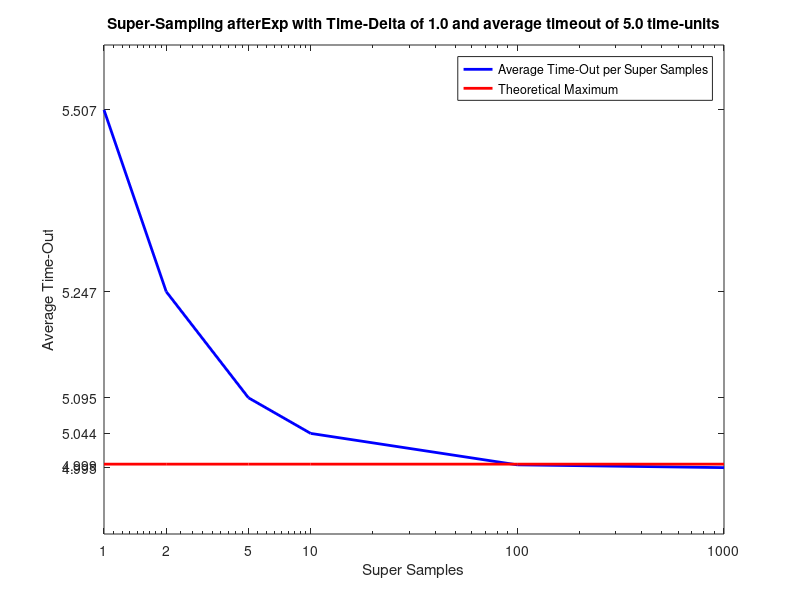

Write MATLAB code to recreate this figure.
dtAvgs = [
1,5.507;
2,5.247;
5,5.095;
10,5.044;
100,4.999;
1000,4.995;
];
eventTime = 5.0;
ss = dtAvgs (:, 1);
avg = dtAvgs (:, 2);
n = length (ss);
ecsTheoryLinePoints = n + 1;
ecsTheoryLineX = [0; ss];
ecsTheoryLineY = ones(ecsTheoryLinePoints, 1) * eventTime;
figure;
semilogx (ss, avg, 'color', 'blue', 'linewidth', 2);
hold on
plot (ecsTheoryLineX, ecsTheoryLineY, 'color', 'red', 'linewidth', 2);
xLabels = cellstr(num2str(ss));
yLabels = cellstr(num2str(avg));
set(gca,'YTick', avg);
set(gca,'XTick', ss);
set(gca, 'xticklabel', xLabels);
set(gca, 'yticklabel', yLabels);
xlabel ('Super Samples');
ylabel ('Average Time-Out');
legend ('Average Time-Out per Super Samples', 'Theoretical Maximum');
title ('Super-Sampling afterExp with Time-Delta of 1.0 and average timeout of 5.0 time-units');
